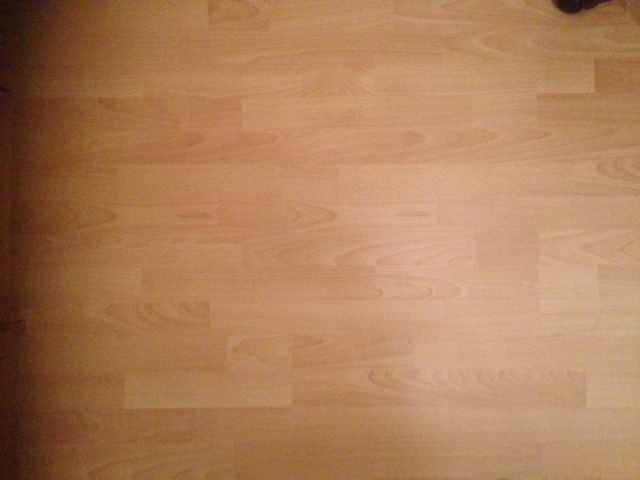
#> input picture image/data/IMG_0940.JPG, 640 x 480 px
$ jupyter execute image_diff.ipynb   (shell and % lines are left out)
#> lines starting #> are read from the running program, lines starting #| are printed output that depends on the picture; after the words box and inside, x2 and y2 are one past the last pixel; in counts of white or black regions, pixels touching at a corner belong together
# Image diff

[cell 1]
import numpy as np
from skimage import io
from skimage import color
from skimage import util

import matplotlib.pyplot as plt

[cell 2]
baseline = io.imread('data/IMG_0940.JPG')
#> baseline is the input picture: shape (480, 640, 3); mean R, G, B 173.4, 127.1, 90.7
baseline_gray =  color.rgb2gray(baseline)
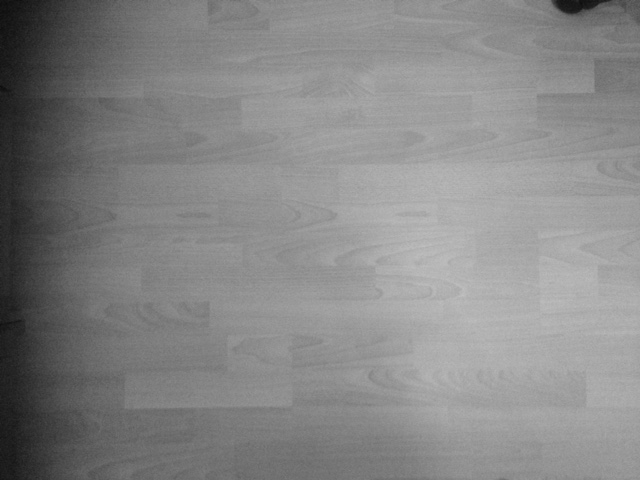
#> baseline_gray: shape (480, 640) float64; min 0.0463, max 0.76, mean 0.527

obj = io.imread('data/IMG_0941.JPG')
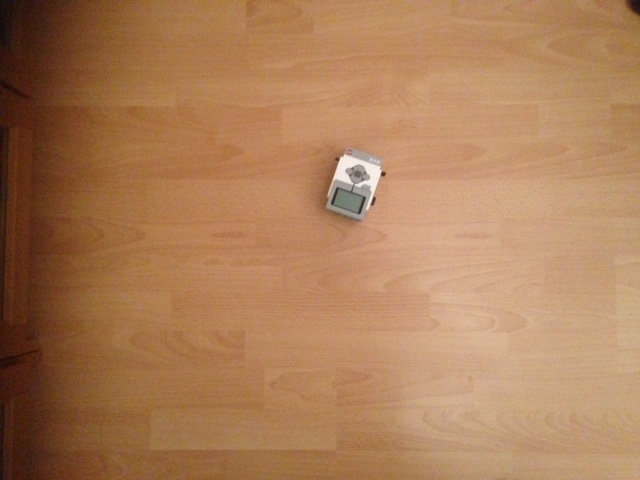
#> input picture image/data/IMG_0941.JPG, 640 x 480 px
#> obj is the input picture: shape (480, 640, 3); mean R, G, B 171.6, 125.7, 88.3
obj_gray =  color.rgb2gray(obj)
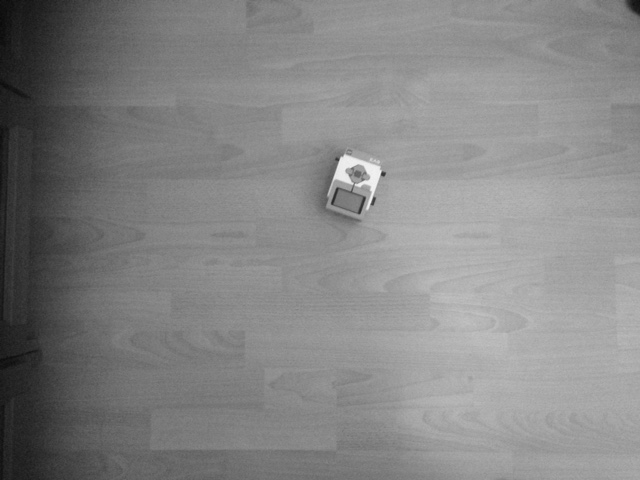
#> obj_gray: shape (480, 640) float64; min 0.0316, max 0.963, mean 0.521

[cell 3]
fig, ((ax1, ax2), (ax3, ax4)) = plt.subplots(ncols=2, nrows=2, figsize=(8, 8))
ax1.imshow(obj, cmap='Greys')
ax2.imshow(baseline, cmap='Greys')
ax3.imshow(obj_gray, cmap='Greys')
ax4.imshow(baseline_gray, cmap='Greys')
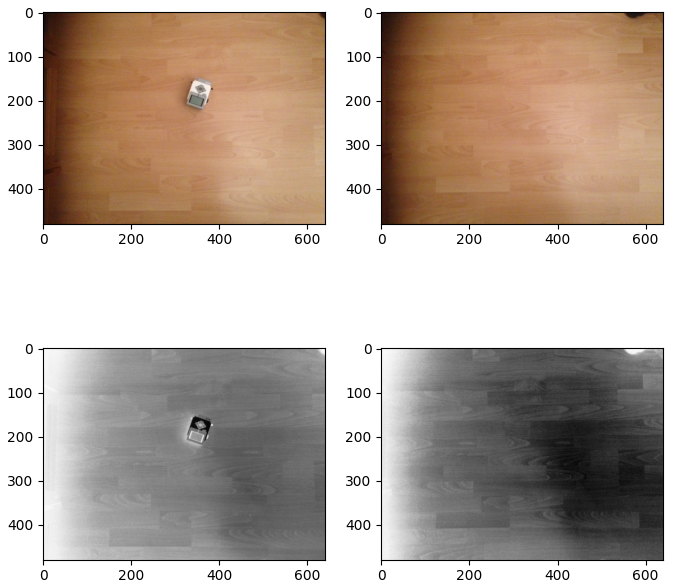
#> figure drawn by matplotlib, 4 panels

[cell 4]
new = np.array(baseline_gray) - np.array(obj_gray)
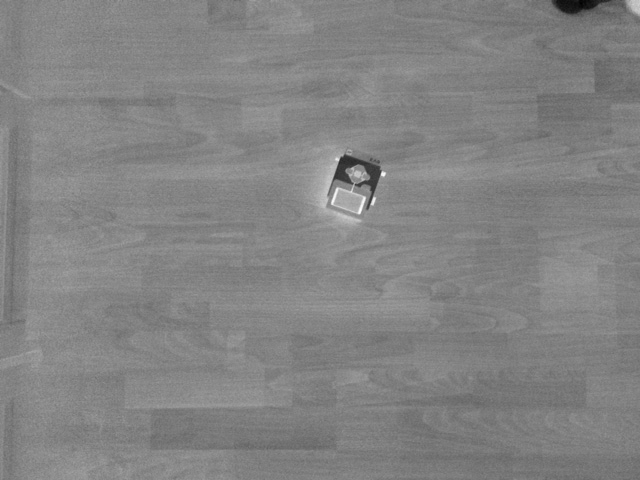
#> new: shape (480, 640) float64; min -0.51, max 0.493, mean 0.00618; drawn with min black and max white

[cell 5]
from skimage import feature
from skimage.measure import find_contours

edges = feature.canny(new, sigma=2)
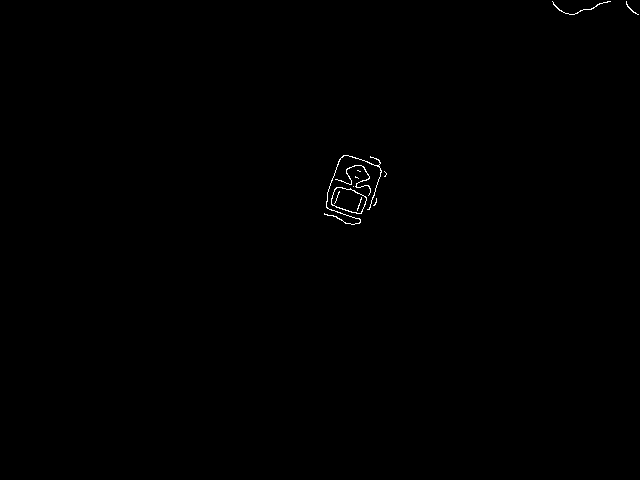
#> edges: shape (480, 640) bool; 0.21% white in thin lines or dots, all inside (x1, y1, x2, y2) = (324, 1, 639, 225)


fig, (ax1, ax2) = plt.subplots(ncols=2, figsize=(8, 8))
ax1.imshow(new, cmap='Greys')
ax2.imshow(edges, cmap='Greys')

[cell 6]
import matplotlib.patches as mpatches
from skimage import measure

label_image = measure.label(edges)
#> label_image: shape (480, 640) int32; 13 distinct labels, from 0 to 12
image_label_overlay = color.label2rgb(label_image, bg_label=0)


fig, ax = plt.subplots(figsize=(8, 8))
ax.imshow(obj)

for region in measure.regionprops(label_image):
    # take regions with large enough areas
    if region.area >= 200:
        # draw rectangle around segmented coins
        minr, minc, maxr, maxc = region.bbox
        rect = mpatches.Rectangle((minc, minr), maxc - minc, maxr - minr,
                                  fill=False, edgecolor='blue', linewidth=3)
        ax.add_patch(rect)
#> this loop made 12 passes
#> (minr, minc, maxr, maxc) on pass 3: (155, 324, 225, 382)

ax.set_axis_off()
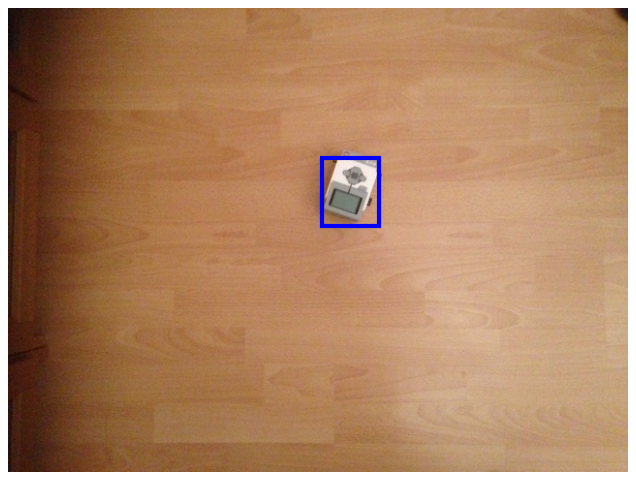
#> figure drawn by matplotlib, 1 panel
